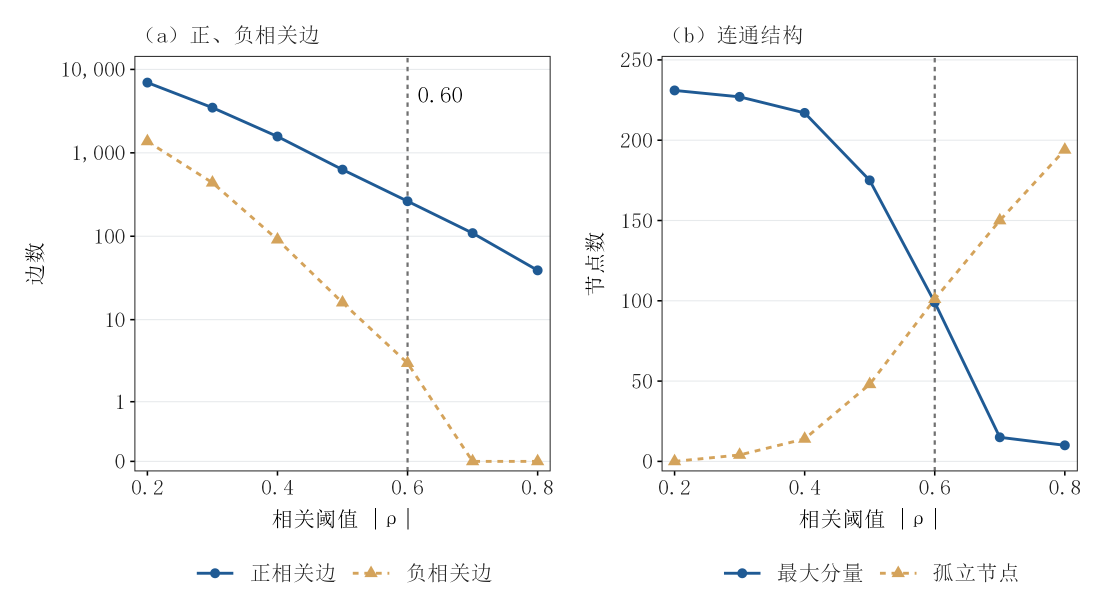
#> input picture 04_图表/Q2_关键化合物/v4/图1_共表达图阈值敏感性_v4.png, 2220 x 1215 px (shown at 1/2 size); its folder holds 4 pictures in this run
$ python prepare_q2_v4_qa.py
#> lines starting #> are read from the running program, lines starting #| are printed output that depends on the picture
"""Prepare publication previews and a traceable audit; no modelling is executed."""
from pathlib import Path
import hashlib
import json
import shutil

import pandas as pd
from PIL import Image, ImageOps
import pymupdf

ROOT = Path(__file__).resolve().parents[1]
CANONICAL = Path("/home/mary/mathorcup")
FIG = ROOT / "04_图表/Q2_关键化合物/v4"
QA = ROOT / "outputs/qa/q2_v4"
AUDIT = ROOT / "03_结果/Q2_关键化合物/publication_audit"
PAPER = ROOT / "05_论文/Q2_关键化合物"


def sheet(images, path, columns=2, width=1050, height=720):
    canvas = Image.new("RGB", (columns*width, ((len(images)+columns-1)//columns)*height), "white")
    for i, source in enumerate(images):
        image = Image.open(source).convert("RGB")
        image.thumbnail((width-30, height-30), Image.Resampling.LANCZOS)
        x = (i % columns)*width+(width-image.width)//2
        y = (i // columns)*height+(height-image.height)//2
        canvas.paste(image, (x,y))
    canvas.save(path)


def main():
    QA.mkdir(parents=True, exist_ok=True)
    paths = [next(FIG.glob(f"图{i}_*_v4.png")) for i in range(1,5)]
    previews, grays = [], []
    for path in paths:
        image = Image.open(path).convert("RGB")
#> image is the input picture: PIL image 2220x1215 RGB; mean R, G, B 250.4, 250.6, 250.6
        image = image.resize((round(image.width*.7),round(image.height*.7)),Image.Resampling.LANCZOS)
#> image: PIL image 1554x850 RGB
        preview = QA / (path.stem+"_70pct.png")
        gray = QA / (path.stem+"_70pct_gray.png")
        image.save(preview); ImageOps.grayscale(image).save(gray)
#> after `image.save(preview)`:
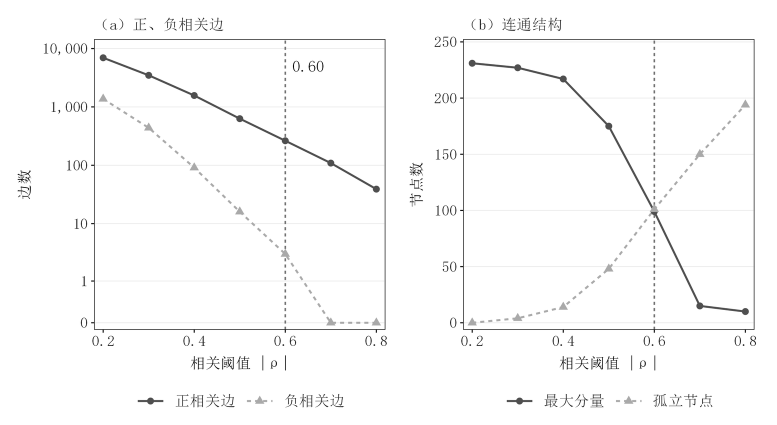
#> saved as 图1_共表达图阈值敏感性_v4_70pct_gray.png: PIL image 1554x850 L (shown at 1/2 size); min 0, max 255, mean 250.3
        previews.append(preview); grays.append(gray)
#> pass 2 of the loop in main, `for path in paths:`:
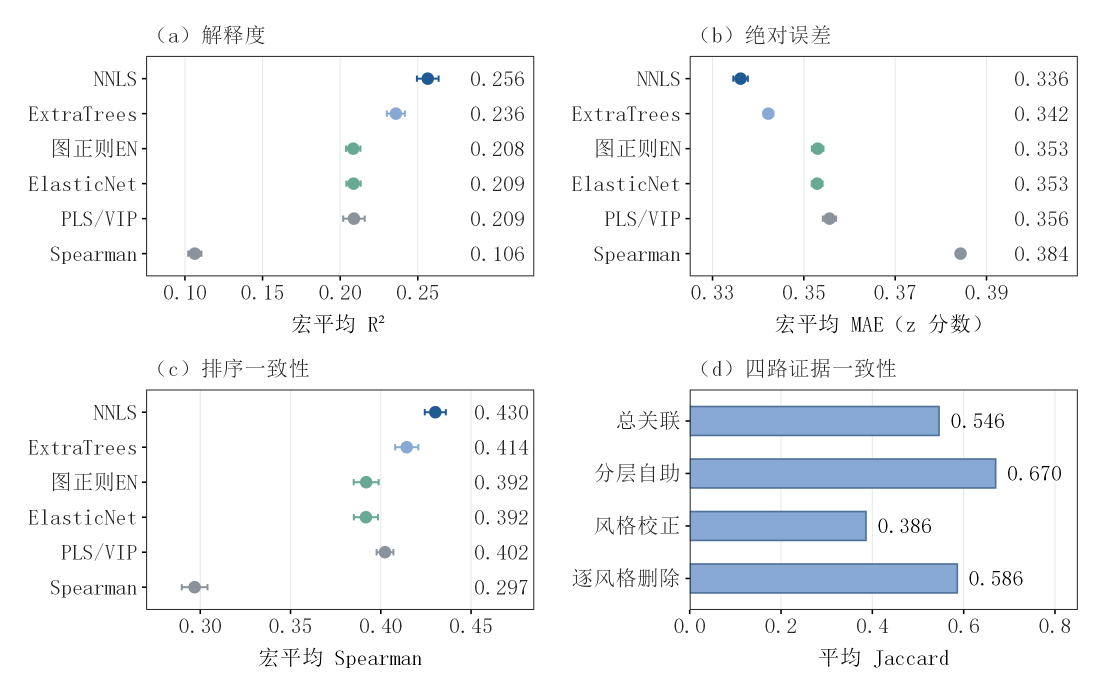
#> input picture 04_图表/Q2_关键化合物/v4/图2_模型性能与四路一致性_v4.png, 2220 x 1380 px (shown at 1/2 size)
#> in main, image is the input picture: PIL image 2220x1380 RGB; mean R, G, B 244, 245.5, 247.2
#> pass 3 of the loop in main, `for path in paths:`:
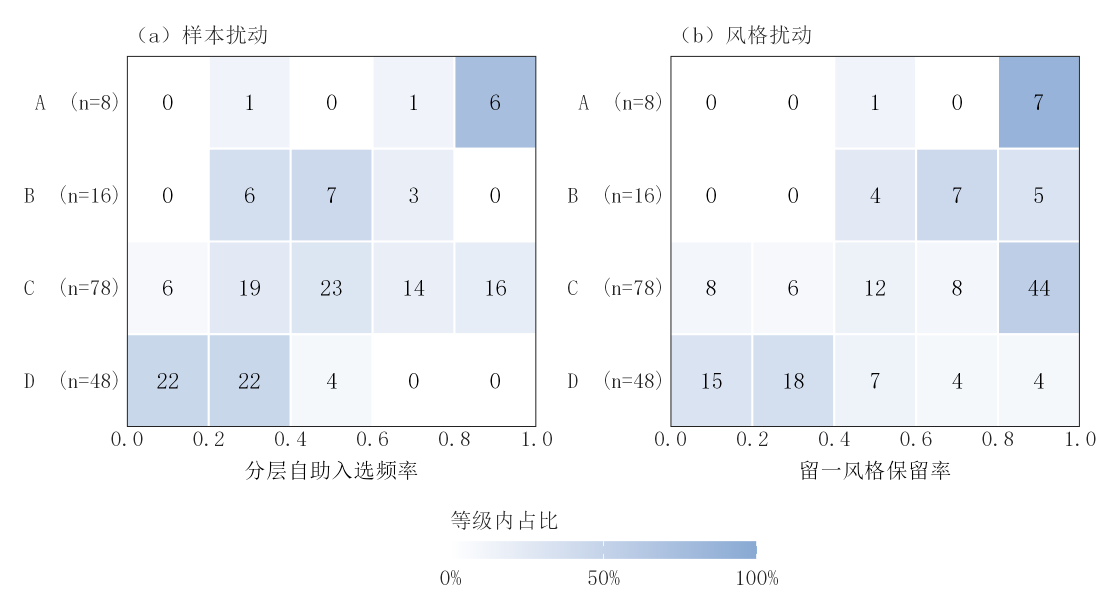
#> input picture 04_图表/Q2_关键化合物/v4/图3_候选稳定性与证据等级_v4.png, 2220 x 1215 px (shown at 1/2 size)
#> in main, image is the input picture: PIL image 2220x1215 RGB; mean R, G, B 241.2, 243.9, 247.9
#> the loop made 4 passes; the first 3 are shown
    sheet(previews, QA/"Q2_v4_color_contact.png")
#> in sheet, `canvas = Image.new("RGB", (columns*width, ((len(images)+columns-1)//co..`: canvas: PIL image 2100x1440 RGB; every value is 255
#> in sheet, `image.thumbnail((width-30, height-30), Image.Resampling.LANCZOS)`:
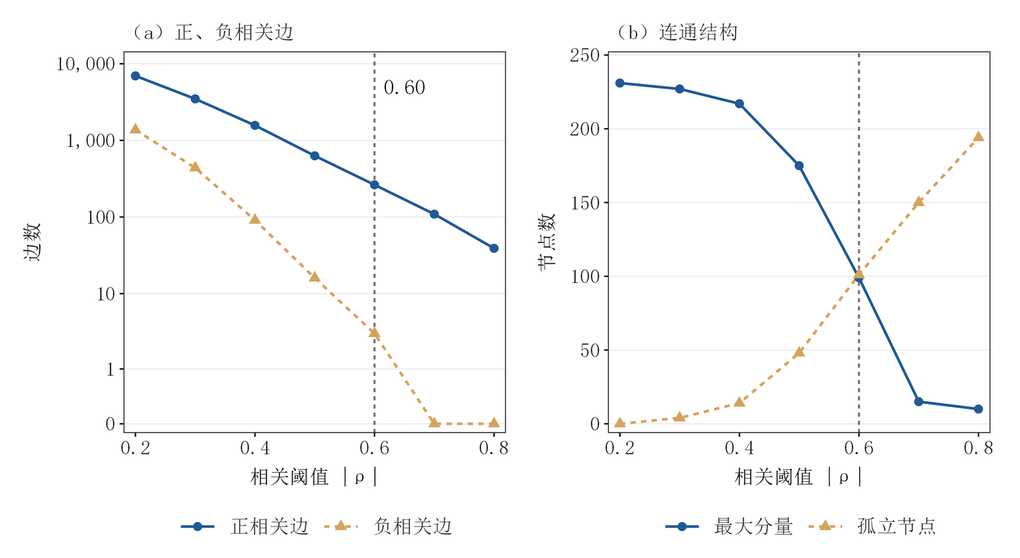
#> image: PIL image 1020x558 RGB; mean R, G, B 249.9, 250.1, 250.2
#> in sheet, `canvas.paste(image, (x,y))`:
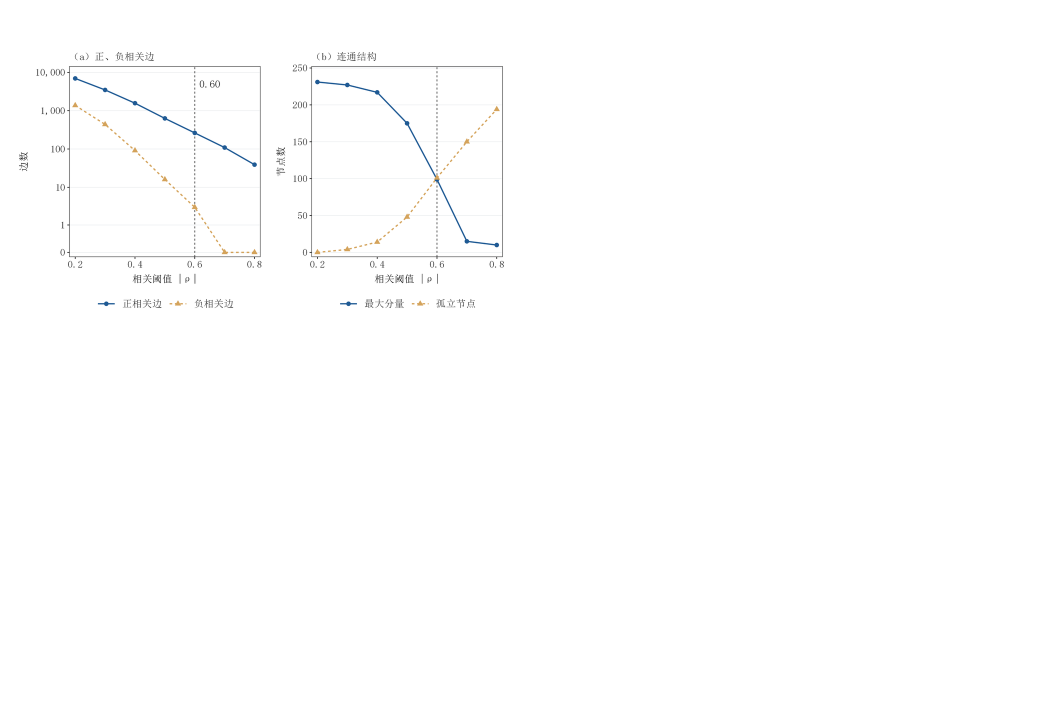
#> canvas: PIL image 2100x1440 RGB (shown at 1/2 size); mean R, G, B 254, 254.1, 254.1
#> pass 2 of the loop in sheet, `for i, source in enumerate(images):`:
#> in sheet, `canvas.paste(image, (x,y))`:
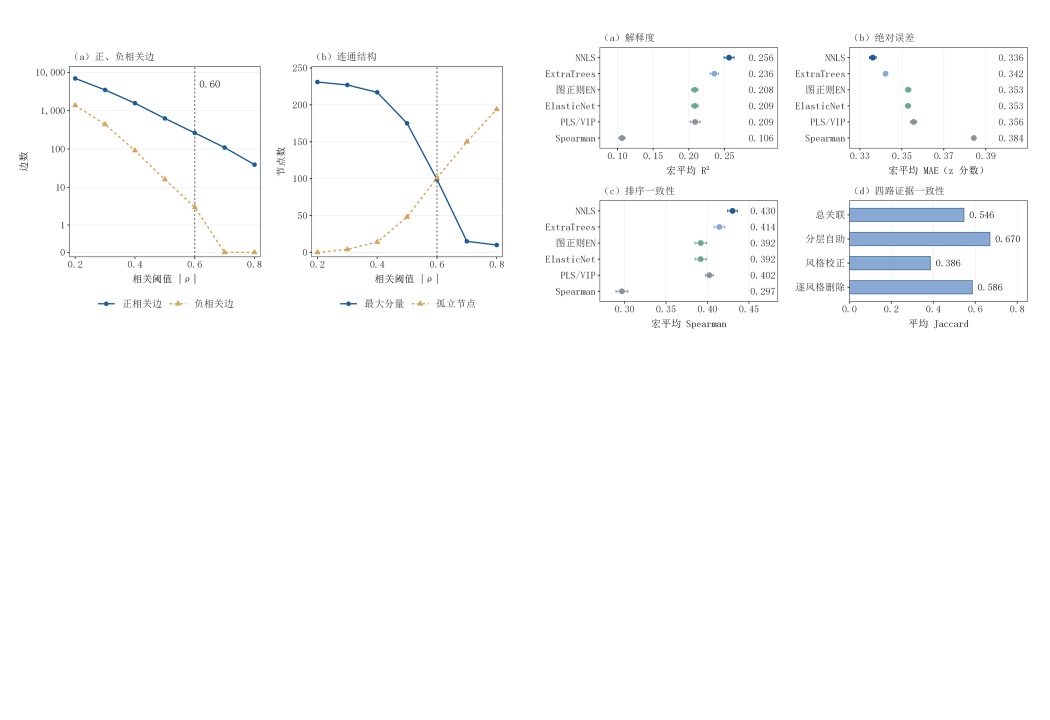
#> canvas: PIL image 2100x1440 RGB (shown at 1/2 size); mean R, G, B 251.5, 251.9, 252.3
#> pass 3 of the loop in sheet, `for i, source in enumerate(images):`:
#> the loop made 4 passes; the first 3 are shown
#> in sheet, `canvas.save(path)`:
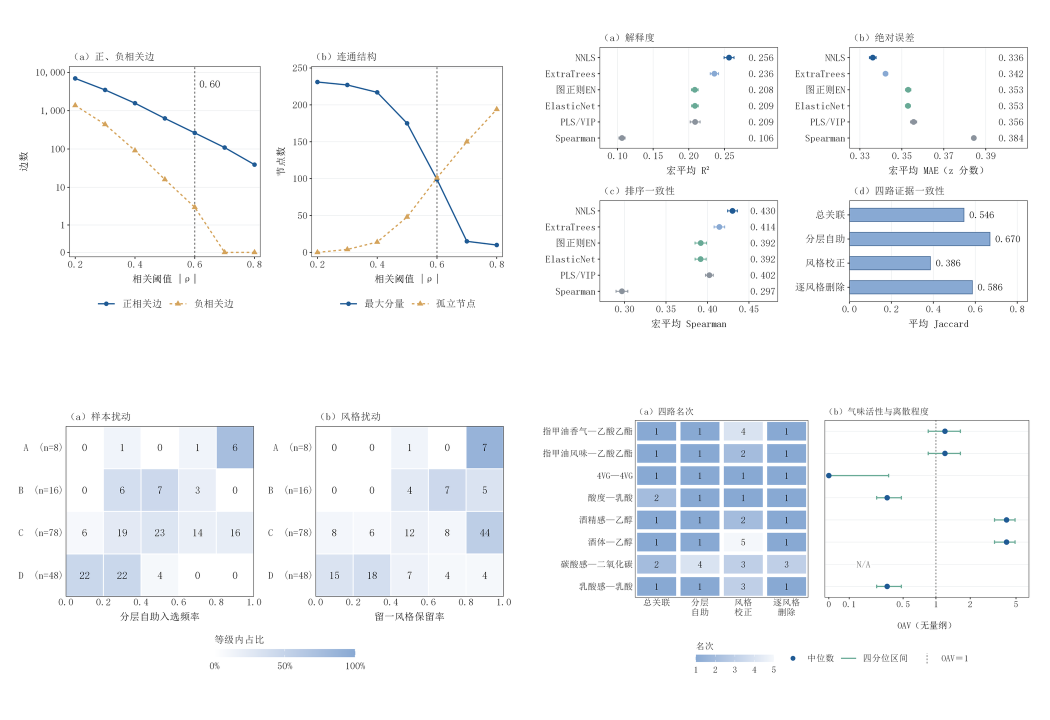
#> saved as Q2_v4_color_contact.png: PIL image 2100x1440 RGB (shown at 1/2 size); mean R, G, B 244.9, 246.6, 248.9
    sheet(grays, QA/"Q2_v4_gray_contact.png")
#> call 2 of sheet, with columns = 2, width = 1050, height = 720
#> pass 2 of the loop in sheet, `for i, source in enumerate(images):`:
#> in sheet (call 2), `image.thumbnail((width-30, height-30), Image.Resampling.LANCZOS)`:
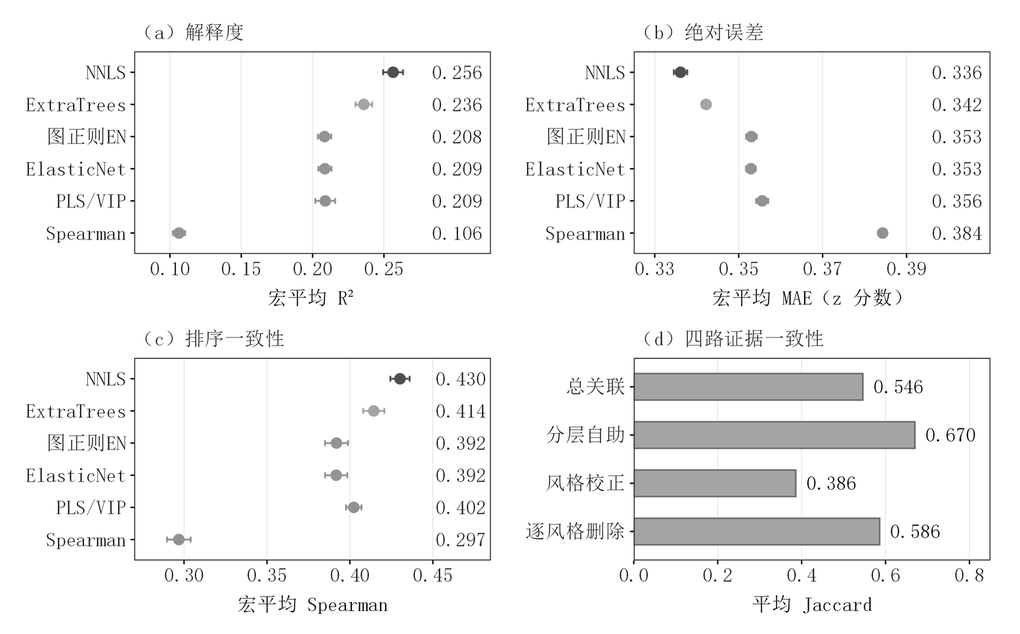
#> image: PIL image 1020x634 RGB; min 0, max 255, mean 244.5
#> pass 3 of the loop in sheet, `for i, source in enumerate(images):`:
#> in sheet (call 2), `image.thumbnail((width-30, height-30), Image.Resampling.LANCZOS)`:
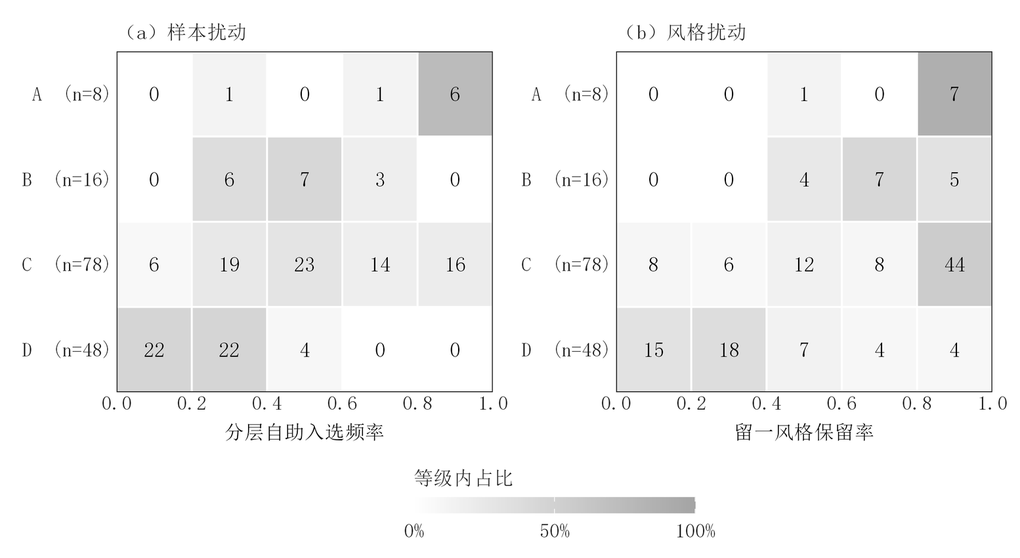
#> image: PIL image 1020x558 RGB; min 0, max 255, mean 243.2
#> in sheet (call 2), `canvas.paste(image, (x,y))`:
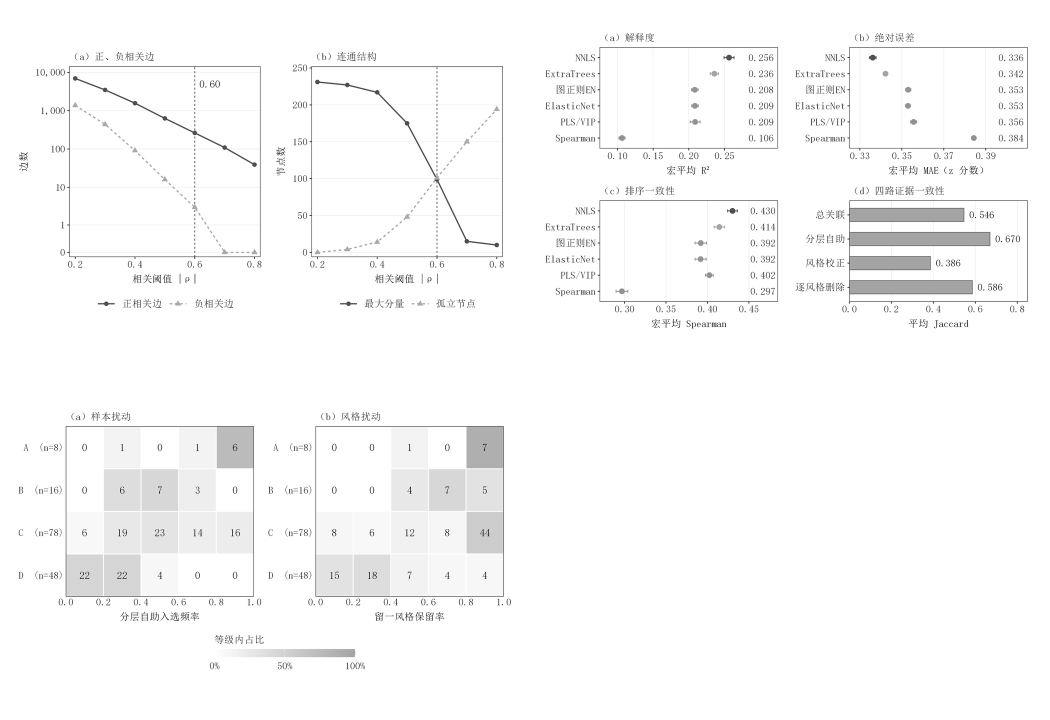
#> canvas: PIL image 2100x1440 RGB (shown at 1/2 size); min 0, max 255, mean 249.6
#> the loop made 4 passes; the first 3 are shown
#> in sheet (call 2), `canvas.save(path)`:
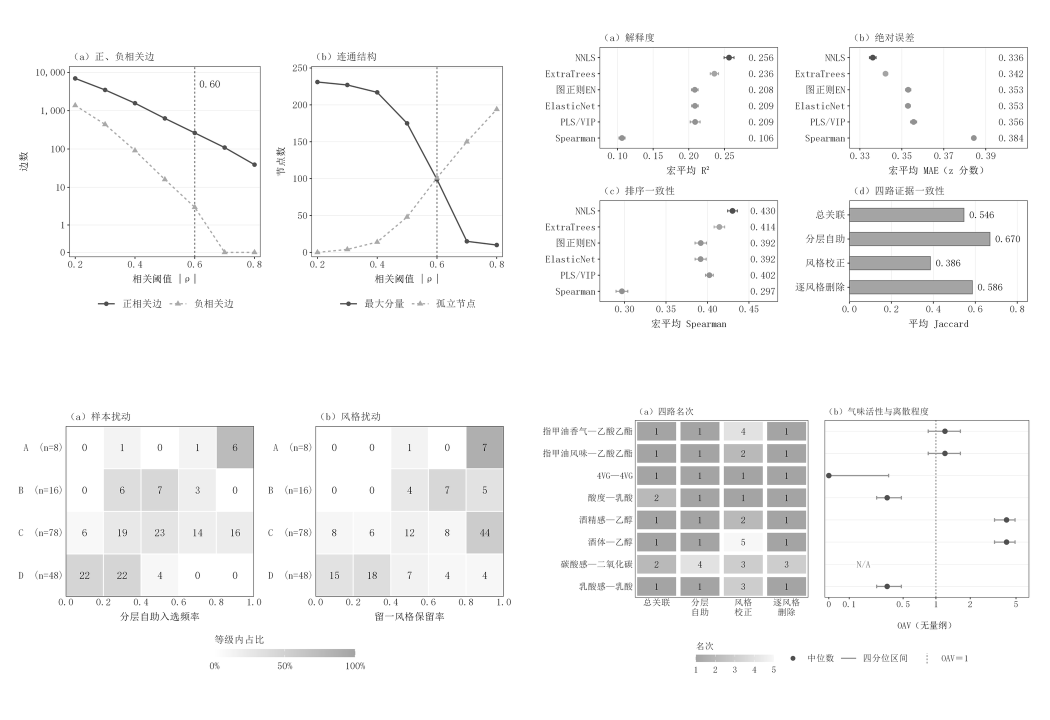
#> saved as Q2_v4_gray_contact.png: PIL image 2100x1440 RGB (shown at 1/2 size); min 0, max 255, mean 246.4
    (FIG/"qa").mkdir(exist_ok=True)
    for name in ("Q2_v4_color_contact.png","Q2_v4_gray_contact.png"):
        shutil.copy2(QA/name,FIG/"qa"/name)
    bzd = CANONICAL / "docs/reference/BZD参考/AA论文/AA论文/figures"
#> (the run stopped early here; a loop or call above may not have finished)
